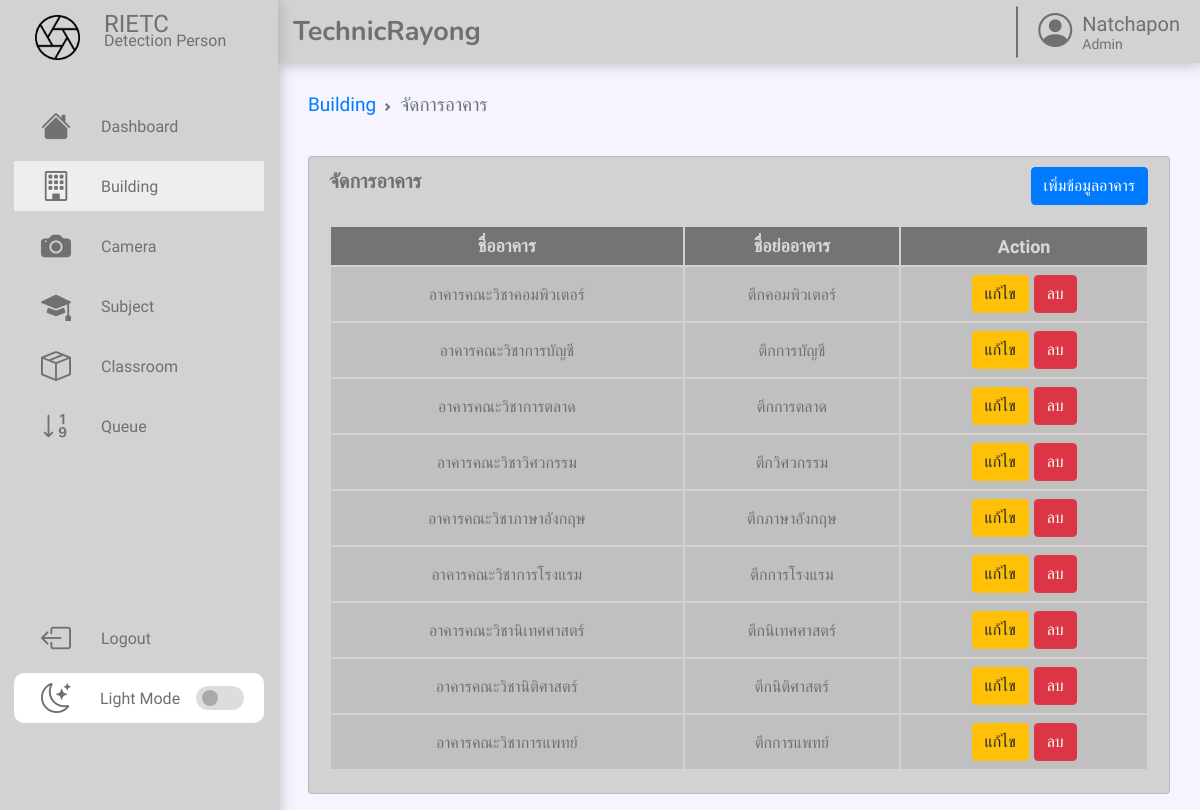
/building/buildingmanage.php, run on the app's committed database.
### tables this page shows
CREATE TABLE building (
    building_id INT NOT NULL AUTO_INCREMENT,
    building_fullname TEXT,
    building_name TEXT,
    time TIMESTAMP,
    PRIMARY KEY (building_id)
);

### class/building.php (called while the page is built, shortened)
<?php
class Building
{
    private $conn;
    private $table_name = "building";
    public function __construct($db)
    {
        $this->conn = $db;
    }
    public function getBuildings()
    {
        $query = "SELECT *
                  FROM " . $this->table_name;
        $stmt = $this->conn->prepare($query);
        $stmt->execute();
        $results = $stmt->fetchAll(PDO::FETCH_ASSOC);
        return $results;
    }
}

### building/buildingmanage.php (the view, shortened to what this page needs)
<?php
require_once '../class/building.php';
$building = new Building($conn);
$buildings = $building->getBuildings();
?>
<!DOCTYPE html>
<html lang="en">
<head>
    <link rel="stylesheet" href="../style.css">
    <link href="https://cdn.jsdelivr.net/npm/bootstrap-icons/font/bootstrap-icons.css" rel="stylesheet">
</head>
<body>
    <?php include_once("../assets/components/header.php"); ?>
    <?php include_once("../assets/components/sidebar.php"); ?>
    <div class="container">
        <div class="row">
            <div class="col">
                <nav aria-label="breadcrumb">
                    <ol class="breadcrumb">
                        <li class="breadcrumb-item"><a href="../building.php">Building</a></li>
                        <li class="breadcrumb-item active" aria-current="page">จัดการอาคาร</li>
                    </ol>
                </nav>
            </div>
        </div>
    </div>
    <div class="container">
        <div class="row">
            <div class="col">
                <div class="card1">
                    <div class="card1-header">
                        <div class="col mb-0">
                            <p style="align-content: center;margin: 0px 0px 0px 0px;">จัดการอาคาร</p>
                            <div class="form-floating" style="display:flex;flex-direction:row;margin-top:10px">
                                <button type="button" class="btn btn-primary" data-bs-toggle="modal" data-bs-target="#addBuildingModal" style="margin-right: 1px !important;">
                                    เพิ่มข้อมูลอาคาร
                                </button>
                            </div>
                        </div>
                    </div>
                    <div class="card1-body">
                        <div class="table-responsive">
                            <table class="table text-center align-middle table-hover mb-0" style="padding: 0px;">
                                <thead class="table-thead">
                                    <?php if (empty($buildings)) : ?>
                                        <tr>
                                            <th scope="col" class="text-center">No data</th>
                                        </tr>
                                    <?php else : ?>
                                        <tr>
                                            <th scope="col">ชื่ออาคาร</th>
                                            <th scope="col">ชื่อย่ออาคาร</th>
                                            <th scope="col">Action</th>
                                        </tr>
                                    <?php endif; ?>
                                </thead>
                                <tbody>
                                    <?php foreach ($buildings as $building) : ?>
                                        <tr class="table1-active">
                                            <td scope="row"><?php echo htmlspecialchars($building['building_fullname']); ?></td>
                                            <td scope="row"><?php echo htmlspecialchars($building['building_name']); ?></td>
                                            <td>
                                                <button type="button" class="btn btn-warning" data-bs-toggle="modal" data-bs-target="#editBuildingModal<?php echo $building['building_id']; ?>" style="margin-right: 1px !important;">
                                                    แก้ไข
                                                </button>
                                                <a class="btn btn-sm btn-danger" onclick="return confirm('Are you sure you want to delete?');" href="delete_building.php?id=<?php echo $building['building_id']; ?>">ลบ</a>
                                            </td>
                                        </tr>
                                    <?php endforeach; ?>
                                </tbody>
                            </table>
                        </div>
                    </div>
                </div>
            </div>
        </div>
    </div>
</body>
</html>

### style.css (style rules this page uses)
body { margin: initial; height: 100vh; background: var(--body-color); --scrollbar-color: #b1b1b1; --body-color: #f6f5ff; --background-color: #d2d2d2; --primary-color: #eeeeee; --primary-color-light: #ffffff; --hovertable-color: #e0e0e0d8; --sidebar-color: #d2d2d2; --toggle-color: #DDD; --tablerow-color: #bdbdbdd6; --tablehead-color: #3a3b3c9e; --tablehead-text-color: #dad7d7; --text-color: #707070; --shadow-color: #abaaaa; --bs-form-select-bg-img: url(./assets/icons/dark-down.svg); --select-border-color: #d2d2d2; --tran-02: all 0.2s ease; --tran-03: all 0.3s ease; --tran-04: all 0.4s ease; --tran-05: all 0.5s ease; }
.container { display: flex; font-family: 'Kanit', sans-serif; position: relative; top: 63px; flex-direction: row; justify-content: space-between; color: var(--text-color); margin: 10px 20px 0px 298px; }
.row { display: flex; flex-wrap: wrap; width: 100%; height: 25%; }
.col { flex: 1 0 0%; margin-top: 10px; }
.mb-0 { margin-bottom: 0 !important; }
.card1 { position: relative; display: flex; margin: 0px 10px 0px 10px; height: 100%; flex-direction: column; min-width: 0; word-wrap: break-word; background-color: var(--sidebar-color); background-clip: border-box; border: 1px solid rgba(0, 0, 0, 0.125); border-radius: 0.25rem; }
.card1-header { padding-left: 20px; padding-right: 20px; border: outset solid; border-radius: 0.25rem 0.25rem 0rem 0px; margin-bottom: 0px; margin-top: 0px; background: var(--sidebar-color); color: var(--text-color); font-weight: bolder; font-size: 1.25rem; }
.card1-header>* { margin-top: 7px; margin-bottom: 7px; }
.card1-body { padding: 20px 20px 20px 20px; }
.breadcrumb { background-color: var(--body-color); font-size: 19px; padding: 10px 0px; border-radius: 5px; list-style: none; display: flex; flex-wrap: wrap; margin: 0px 10px; width: auto; }
.breadcrumb-item+.breadcrumb-item::before { margin: 0 0.5rem; }
.breadcrumb-item { display: flex; align-items: center; }
.breadcrumb-item a { color: #007bff; text-decoration: none; }
.breadcrumb-item.active { color: #6c757d; }
.form-floating { position: relative; }
.btn { display: inline-block; font-weight: 400; font-family: 'Kanit', sans-serif; text-align: center; text-decoration: none; white-space: nowrap; vertical-align: middle; user-select: none; border: 1px solid transparent; padding: 0.375rem 0.75rem; font-size: 1rem; line-height: 1.5; border-radius: 0.25rem; transition: color 0.15s ease-in-out, background-color 0.15s ease-in-out, border-color 0.15s ease-in-out, box-shadow 0.15s ease-in-out; }
.btn-primary { color: #fff; background-color: #007bff; border-color: #007bff; }
.btn-danger { color: #fff; background-color: #dc3545; border-color: #dc3545; }
.btn-warning { color: #212529; background-color: #ffc107; border-color: #ffc107; }
.table-responsive { display: block; width: 100%; overflow-x: auto; border-radius: 0.25rem 0.25rem 0rem 0px; }
.table { width: 100%; margin-bottom: 1rem; color: var(--text-color); padding: 10px 10px; }
.table-thead { background-color: var(--tablehead-color); font-size: 18px; color: var(--tablehead-text-color); }
.text-center { text-align: center; }
.table1-active { font-size: 16px; background-color: var(--tablerow-color); height: 36px; }
.align-middle { vertical-align: middle !important; }
.table>:not(caption)>*>* { padding: .5rem .5rem; border-bottom-width: 1px; }
.col.mb-0 { display: flex; justify-content: space-between; flex-direction: row; margin-top: initial; }
@media screen and (min-width: 600px) { .col { flex: 1 0 50%; } }
@media screen and (min-width: 900px) { .col { flex: 1 0 40%; } }

### data on the page
building: building_fullname "อาคารคณะวิชาคอมพิวเตอร์", building_name "ตึกคอมพิวเตอร์"
building: building_fullname "อาคารคณะวิชาการบัญชี", building_name "ตึกการบัญชี"
building: building_fullname "อาคารคณะวิชาการตลาด", building_name "ตึกการตลาด"
building: building_fullname "อาคารคณะวิชาวิศวกรรม", building_name "ตึกวิศวกรรม"
building: building_fullname "อาคารคณะวิชาภาษาอังกฤษ", building_name "ตึกภาษาอังกฤษ"
building: building_fullname "อาคารคณะวิชาการโรงแรม", building_name "ตึกการโรงแรม"
building: building_fullname "อาคารคณะวิชานิเทศศาสตร์", building_name "ตึกนิเทศศาสตร์"
building: building_fullname "อาคารคณะวิชานิติศาสตร์", building_name "ตึกนิติศาสตร์"
building: building_fullname "อาคารคณะวิชาการแพทย์", building_name "ตึกการแพทย์"
